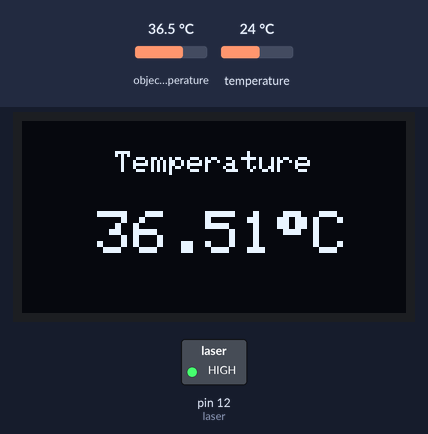
Simulated run of this sketch. Board: Arduino Uno, built with avr-gcc and run on an emulated ATmega328P. Parts: 128×64 one-colour display, switched loads named in the sketch (green lamp = pin HIGH). The test bench sets the inputs (shaded band); at power-on: object temperature 36.5 °C, temperature 24 °C. What the sketch prints to the serial monitor is not drawn.

Above: at 6.2 s.
6.3 s: object temperature set to 20 °C
At 8.3 s:
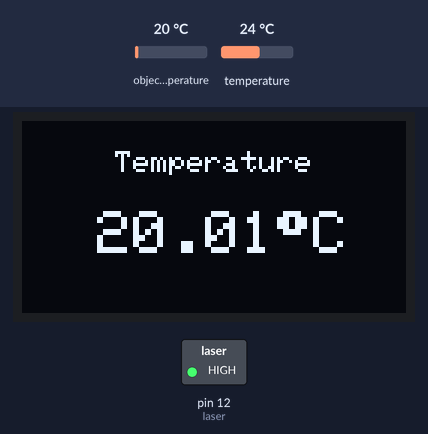
8.6 s: object temperature set to 26 °C
At 10.0 s:
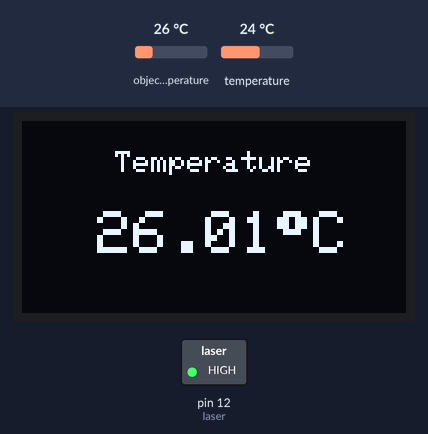
10.7 s: object temperature set to 32 °C
At 12.7 s:
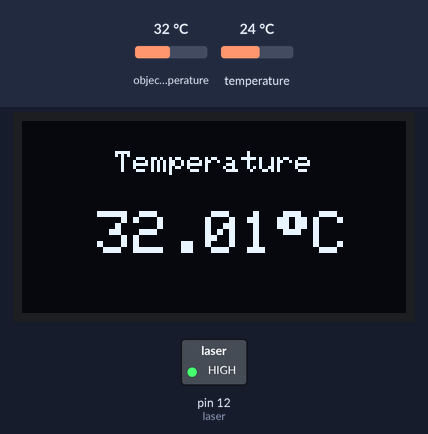
Timing chart, 0 to 14.2 s (numbered marks = the images above; inputs shaded):
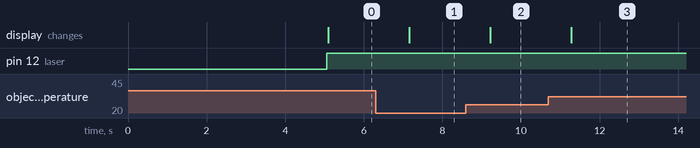

The sketch:

CODE_FOR_TEMPERATURE_DETECTOR.ino
```cpp
//CODE FOR COVID-360
//THIS CODE SHOWS ROOM TMPERATURE AND HUMAN TEMPERATURE IN FAHRENHEAT AND DISPLAY
#include <Wire.h>
#include <Adafruit_MLX90614.h>
#include <Adafruit_GFX.h>
#include <Adafruit_SSD1306.h>

#define SCREEN_WIDTH 128    // OLED display width, in pixels
#define SCREEN_HEIGHT 64    // OLED display height, in pixels
#define OLED_RESET -1       // Reset pin # (or -1 if sharing Arduino reset pin)
Adafruit_SSD1306 display(SCREEN_WIDTH, SCREEN_HEIGHT, &Wire, OLED_RESET);

#define laser 12

Adafruit_MLX90614 mlx = Adafruit_MLX90614();

double temp_amb;
double temp_obj;

void setup()
{
  Serial.begin(9600);
  mlx.begin();         //Initialize MLX90614
  display.begin(SSD1306_SWITCHCAPVCC, 0x3C); //initialize with the I2C addr 0x3C (128x64)

  Serial.println("Temperature Sensor MLX90614");

  pinMode(laser, OUTPUT);     // Connect LASER

  digitalWrite(laser, LOW);

  display.clearDisplay();
  display.setCursor(25,15);
  display.setTextSize(1);
  display.setTextColor(WHITE);
  display.println(" Thermometer");
  display.setCursor(25,35);
  display.setTextSize(1);
  display.print("Initializing");
  display.display();
  delay(5000);
}

void loop()
{
  //Reading room temperature and object temp
  //for reading Fahrenheit values, use
  //mlx.readAmbientTempF() , mlx.readObjectTempF() )
  temp_amb = mlx.readAmbientTempC();
  temp_obj = mlx.readObjectTempC();
  digitalWrite(laser, HIGH);

  //Serial Monitor
  Serial.print("Room Temp = ");
  Serial.println(temp_amb);
  Serial.print("Object temp = ");
  Serial.println(temp_obj);

  display.clearDisplay();
  display.setCursor(25,10);
  display.setTextSize(1);
  display.setTextColor(WHITE);
  display.println(" Temperature");
  display.setCursor(25,30);
  display.setTextSize(2);
  display.print(temp_obj);
  display.print((char)247);
  display.print("C");
  display.display();

  delay(1000);
}
```

Measured:
- after the input at 6.3 s, the display: changes after 0.85 s (image 1)
- after the input at 8.6 s, the display: changes after 0.62 s (image 2)
- after the input at 10.7 s, the display: changes after 0.58 s (image 3)
